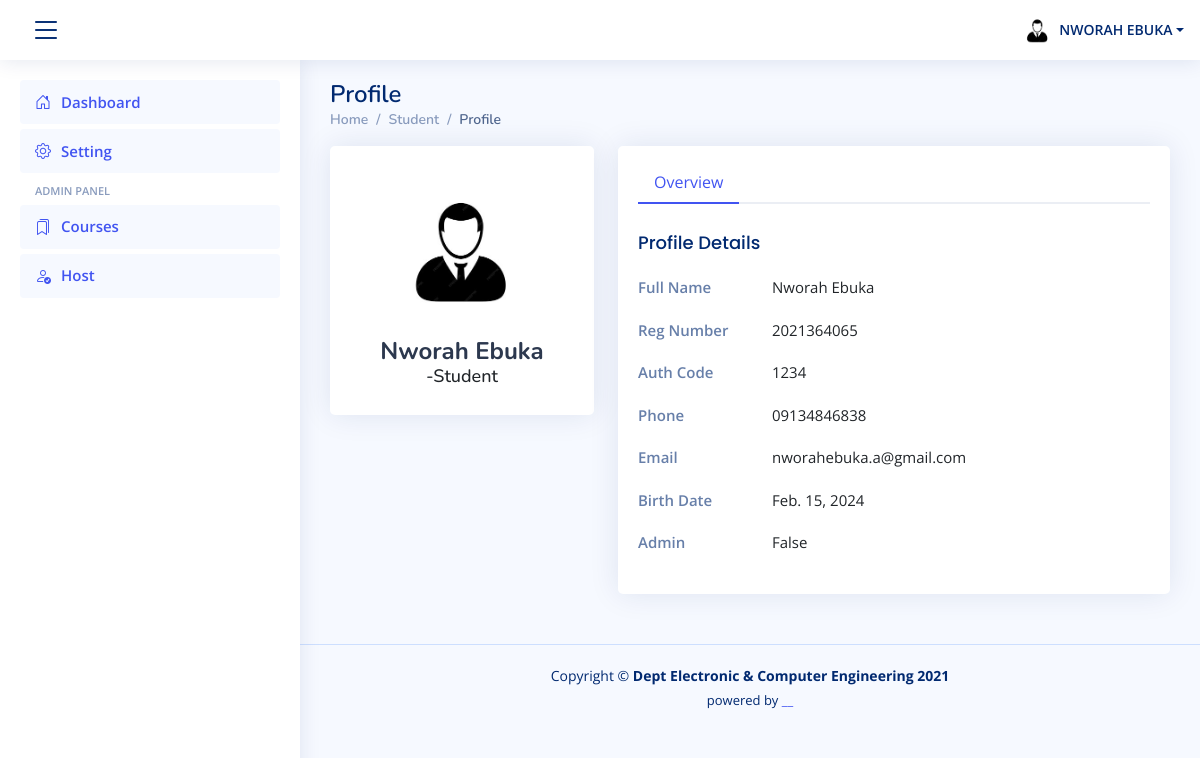
The app's page /profile/ (signed in), older data.
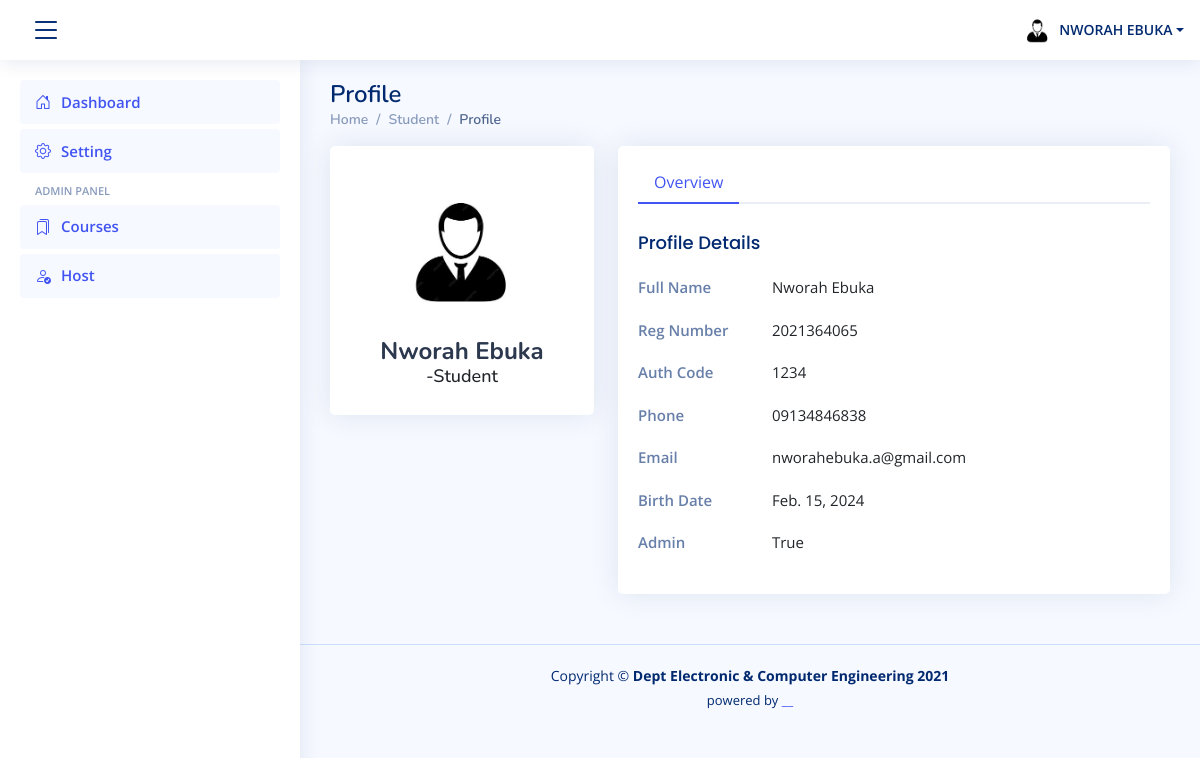
The same page, newer data.
### students/models.py (models this page shows, shortened)
class Student(models.Model):
    reg_number = models.CharField(unique=True, verbose_name='Registration Number', max_length =10)
    first_name = models.CharField(max_length=50, verbose_name='First Name')
    last_name = models.CharField(max_length=50, verbose_name = 'Last Name')
    SEX_CHOICES = [
        ('M', 'Male'),
        ('F', 'Female'),
    ]
    sex = models.CharField(max_length=1, choices=SEX_CHOICES)
    birth_date = models.DateField(verbose_name = 'Date of Birth', null=True, blank=True)
    auth_code = models.CharField(max_length=20, verbose_name= 'Auth Code', null=True, blank=True)
    phone = models.CharField(max_length=20, verbose_name='Phone',  null=True, blank=True)
    admin = models.BooleanField(verbose_name='Admin', default='False', null=True, blank=True)
    class Meta:
        verbose_name = 'Student'
        verbose_name_plural = 'Students'

### students/views.py (the view)
# urls.py: path('profile/', views.userProfile, name='profile'),
@login_required
def userProfile(request):
    student = Student.objects.get(reg_number=request.user)
    sex = {'M':'male'}.get(student.sex)
    return render(request, template_name='profile.html', context={'sex':sex, 'student':student})

### templates/profile.html (shortened to what this page needs)
{% extends "partials/base.html" %}
{% load static %}
{% block content %}
<main id="main" class="main">
  <div class="pagetitle">
    <h1>Profile</h1>
    <nav>
      <ol class="breadcrumb">
        <li class="breadcrumb-item"><a href="{% url 'dashboard' %}">Home</a></li>
        <li class="breadcrumb-item">Student</li>
        <li class="breadcrumb-item active">Profile</li>
      </ol>
    </nav>
  </div>
  <section class="section profile">
    <div class="row">
      <div class="col-xl-4">
        <div class="card">
          <div class="card-body profile-card pt-4 d-flex flex-column align-items-center">
            {% if sex %}
            <img src="{% static 'assets/img/male.jpg' %}" alt="Profile" class="rounded-circle">
            {% else %}
            <img src="{% static 'assets/img/female.jpg' %}" alt="Profile" class="rounded-circle">
            {%endif%}
            <h2>{{request.user.first_name|title}} {{request.user.last_name|title}}</h2>
            <h3>-Student</h3>
          </div>
        </div>
      </div>
      <div class="col-xl-8">
        <div class="card">
          <div class="card-body pt-3">
            <ul class="nav nav-tabs nav-tabs-bordered" role="tablist">
              <li class="nav-item" role="presentation">
                <button class="nav-link active" data-bs-toggle="tab" data-bs-target="#profile-overview" aria-selected="true" role="tab">Overview</button>
              </li>
            </ul>
            <div class="tab-content pt-2">
              <div class="tab-pane fade profile-overview active show" id="profile-overview" role="tabpanel">
                <h5 class="card-title">Profile Details</h5>
                <div class="row">
                  <div class="col-lg-3 col-md-4 label ">Full Name</div>
                  <div class="col-lg-9 col-md-8">{{request.user.first_name|title}} {{request.user.last_name|title}}</div>
                </div>
                <div class="row">
                  <div class="col-lg-3 col-md-4 label ">Reg Number</div>
                  <div class="col-lg-9 col-md-8">{{request.user.username}}</div>
                </div>
                <div class="row">
                  <div class="col-lg-3 col-md-4 label ">Auth Code</div>
                  <div class="col-lg-9 col-md-8">{{student.auth_code}}</div>
                </div>
                <div class="row">
                  <div class="col-lg-3 col-md-4 label">Phone</div>
                  <div class="col-lg-9 col-md-8">{{student.phone}}</div>
                </div>
                <div class="row">
                  <div class="col-lg-3 col-md-4 label">Email</div>
                  <div class="col-lg-9 col-md-8">{{request.user.email}}</div>
                </div>
                <div class="row">
                  <div class="col-lg-3 col-md-4 label">Birth Date</div>
                  <div class="col-lg-9 col-md-8">{{student.birth_date}}</div>
                </div>
                <div class="row">
                  <div class="col-lg-3 col-md-4 label">Admin</div>
                  <div class="col-lg-9 col-md-8">{{student.admin}}</div>
                </div>
              </div>
            </div>
          </div>
        </div>
      </div>
    </div>
  </section>
</main>
  {% endblock %}

### templates/partials/base.html (shortened to what this page needs)
{% load static %}
{% load humanize %}
<!DOCTYPE html>
<html lang="en">
<head>
  <link href="{% static 'assets/vendor/bootstrap/css/bootstrap.min.css' %}" rel="stylesheet">
  <link href="{% static 'assets/vendor/bootstrap-icons/bootstrap-icons.css' %}" rel="stylesheet">
  <link href="{% static 'assets/css/style.css' %}" rel="stylesheet">
</head>
<body>
  <header id="header" class="header fixed-top d-flex align-items-center">
    <div class="d-flex align-items-center justify-content-between">
      <i class="bi bi-list toggle-sidebar-btn"></i>
    </div>
    <nav class="header-nav ms-auto">
      <ul class="d-flex align-items-center">
        {% if request.user.is_authenticated %}
        <li class="nav-item dropdown pe-3">
          <a class="nav-link nav-profile d-flex align-items-center pe-0" href="#" data-bs-toggle="dropdown">
            {% if sex %}
            <img src="{% static 'assets/img/male.jpg' %}" alt="Profile" class="rounded-circle">
            {% else %}
            <img src="{% static 'assets/img/female.jpg' %}" alt="Profile" class="rounded-circle">
            {%endif%}
            <span class="d-md-block dropdown-toggle ps-2">{{request.user.first_name|upper }} {{request.user.last_name|upper}}</span>
          </a>
        </li>
      </ul>
      {% else %}
      <div class="d-flex align-items-center ">
        <div class="logo  text-center">
          <span class=" d-lg-block " style="padding-left:20px"><a href="{%url 'login'%}">Login</a></span>
        </div>
      </div>
      {%endif%}
    </nav>
  </header>
  <aside id="sidebar" class="sidebar">
    <ul class="sidebar-nav" id="sidebar-nav">
      <li class="nav-item">
        <a class="nav-link " href="{% url 'dashboard' %}">
          <i class="bi bi-house-door"></i>
          <span>Dashboard</span>
        </a>
      </li>
      <li class="nav-item">
        <a class="nav-link " href="{% url 'setting' %}">
          <i class="bi bi-gear"></i>
          <span>Setting</span>
        </a>
      </li>
      <li class="nav-heading">Admin panel</li>
      <li class="nav-item">
        <a class="nav-link " href="{% url 'course_list' %}">
          <i class="bi bi-bookmarks"></i>
          <span>Courses</span>
        </a>
      </li>
      <li class="nav-item">
        <a class="nav-link " href="{% url 'admin_list' %}">
          <i class="bi bi-person-check"></i>
          <span>Host</span>
        </a>
      </li>
    </ul>
  </aside>
      <div id='content'>
        {% block content %}
        {%endblock%}
      </div>
  <footer id="footer" class="footer">
    <div class="copyright">
      Copyright &copy; <strong><span>Dept Electronic &amp; Computer Engineering 2021
      </span></strong>
    </div>
    <div class="credits">
   powered by <a href="#">__</a>
    </div>
  </footer>
</body>
</html>

### static/assets/css/style.css (style rules this page uses)
:root { scroll-behavior: smooth; }
body { font-family: "Open Sans", sans-serif; background: #f6f9ff; color: #444444; }
a { color: #4154f1; text-decoration: none; }
h1, h2, h3, h4, h5, h6 { font-family: "Nunito", sans-serif; }
#main { margin-top: 60px; padding: 20px 30px; transition: all 0.3s; }
.pagetitle { margin-bottom: 10px; }
.pagetitle h1 { font-size: 24px; margin-bottom: 0; font-weight: 600; color: #012970; }
.card { margin-bottom: 30px; border: none; border-radius: 5px; box-shadow: 0px 0 30px rgba(1, 41, 112, 0.1); }
.card-title { padding: 20px 0 15px 0; font-size: 18px; font-weight: 500; color: #012970; font-family: "Poppins", sans-serif; }
.card-body { padding: 0 20px 20px 20px; }
.breadcrumb { font-size: 14px; font-family: "Nunito", sans-serif; color: #899bbd; font-weight: 600; }
.breadcrumb a { color: #899bbd; transition: 0.3s; }
.breadcrumb .breadcrumb-item::before { color: #899bbd; }
.breadcrumb .active { color: #51678f; font-weight: 600; }
.nav-tabs-bordered { border-bottom: 2px solid #ebeef4; }
.nav-tabs-bordered .nav-link { margin-bottom: -2px; border: none; color: #2c384e; }
.nav-tabs-bordered .nav-link.active { background-color: #fff; color: #4154f1; border-bottom: 2px solid #4154f1; }
.header { transition: all 0.5s; z-index: 997; height: 60px; box-shadow: 0px 2px 20px rgba(1, 41, 112, 0.1); background-color: #fff; padding-left: 20px; }
.header .toggle-sidebar-btn { font-size: 32px; padding-left: 10px; cursor: pointer; color: #012970; }
.header-nav ul { list-style: none; }
.header-nav>ul { margin: 0; padding: 0; }
.header-nav .nav-profile { color: #012970; }
.header-nav .nav-profile img { max-height: 36px; }
.header-nav .nav-profile span { font-size: 14px; font-weight: 600; }
.sidebar { position: fixed; top: 60px; left: 0; bottom: 0; width: 300px; z-index: 996; transition: all 0.3s; padding: 20px; overflow-y: auto; scrollbar-width: thin; scrollbar-color: #aab7cf transparent; box-shadow: 0px 0px 20px rgba(1, 41, 112, 0.1); background-color: #fff; }
@media (min-width: 1200px) { #main, #footer { margin-left: 300px; } }
.sidebar-nav { padding: 0; margin: 0; list-style: none; }
.sidebar-nav li { padding: 0; margin: 0; list-style: none; }
.sidebar-nav .nav-item { margin-bottom: 5px; }
.sidebar-nav .nav-heading { font-size: 11px; text-transform: uppercase; color: #899bbd; font-weight: 600; margin: 10px 0 5px 15px; }
.sidebar-nav .nav-link { display: flex; align-items: center; font-size: 15px; font-weight: 600; color: #4154f1; transition: 0.3; background: #f6f9ff; padding: 10px 15px; border-radius: 4px; }
.sidebar-nav .nav-link i { font-size: 16px; margin-right: 10px; color: #4154f1; }
.profile .profile-card img { max-width: 120px; }
.profile .profile-card h2 { font-size: 24px; font-weight: 700; color: #2c384e; margin: 10px 0 0 0; }
.profile .profile-card h3 { font-size: 18px; }
.profile .profile-overview .row { margin-bottom: 20px; font-size: 15px; }
.profile .profile-overview .card-title { color: #012970; }
.profile .profile-overview .label { font-weight: 600; color: rgba(1, 41, 112, 0.6); }
.footer { padding: 20px 0; font-size: 14px; transition: all 0.3s; border-top: 1px solid #cddfff; }
.footer .copyright { text-align: center; color: #012970; }
.footer .credits { padding-top: 5px; text-align: center; font-size: 13px; color: #012970; }

Row changes from the older to the newer data that the page shows:
changed Student: admin "False" → "True"
